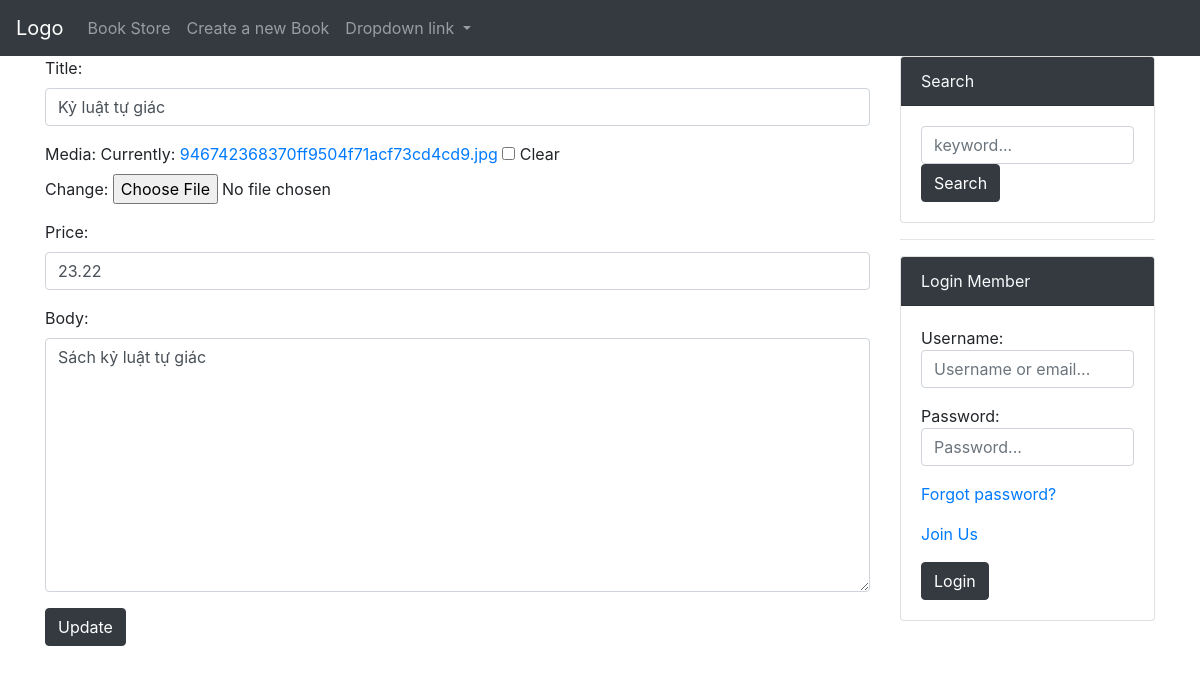
The page /books/update-book/9 on the database its author committed.
### BookApp/models.py (models this page shows, shortened)
class BookModel(models.Model):
    title = models.CharField(max_length=255)
    media = models.ImageField(blank=True, null=True)
    price = models.FloatField(blank=True, null=True)
    body = models.TextField()
    slug = models.SlugField(unique=True, blank=True, null=True)
    created = models.DateTimeField(auto_now_add=True)

### BookApp/views.py (the view, shortened to what this page needs)
# urls.py: path('update-book/<int:id>', UpdateBookView.as_view(), name="update-book"),
class UpdateBookView(View):
    template_name = "update-book.html"
    def get_object(self):
        _id = self.kwargs.get("id")
        queryset = BookModel.objects.get(id=_id)
        return queryset
    def get(self, request, *args, **kwargs):
        form = BookForm(instance=self.get_object())
        context = {"form": form}
        return render(request, self.template_name, context)

### BookApp/views.py
class BookForm(forms.ModelForm):
    class Meta:
        model = BookModel
        fields = ["title", "media", "price", "body"]
        widgets = {
            "title": forms.TextInput(attrs=({
                "class": "form-control",
                "placeholder": "Title text goes here..."
            })),
            "body": forms.Textarea(attrs=({
                "class": "form-control",
                "placeholder": "Title text goes here..."
            })),
            "price": forms.NumberInput(attrs=({
                "class": "form-control",
                "placeholder": "Title text goes here..."
            })),
        }

### templates/update-book.html (shortened to what this page needs)
{% extends 'base.html' %}
{% block content %}
<form action="" method="post" enctype="multipart/form-data">
    {{ form.as_p }}
    <input type="submit" class="btn btn-dark" value="Update">
</form>
{% endblock %}

### rows shown on the page
BookModel: title "Kỷ luật tự giác", price "23.22", body "Sách kỷ luật tự giác"
